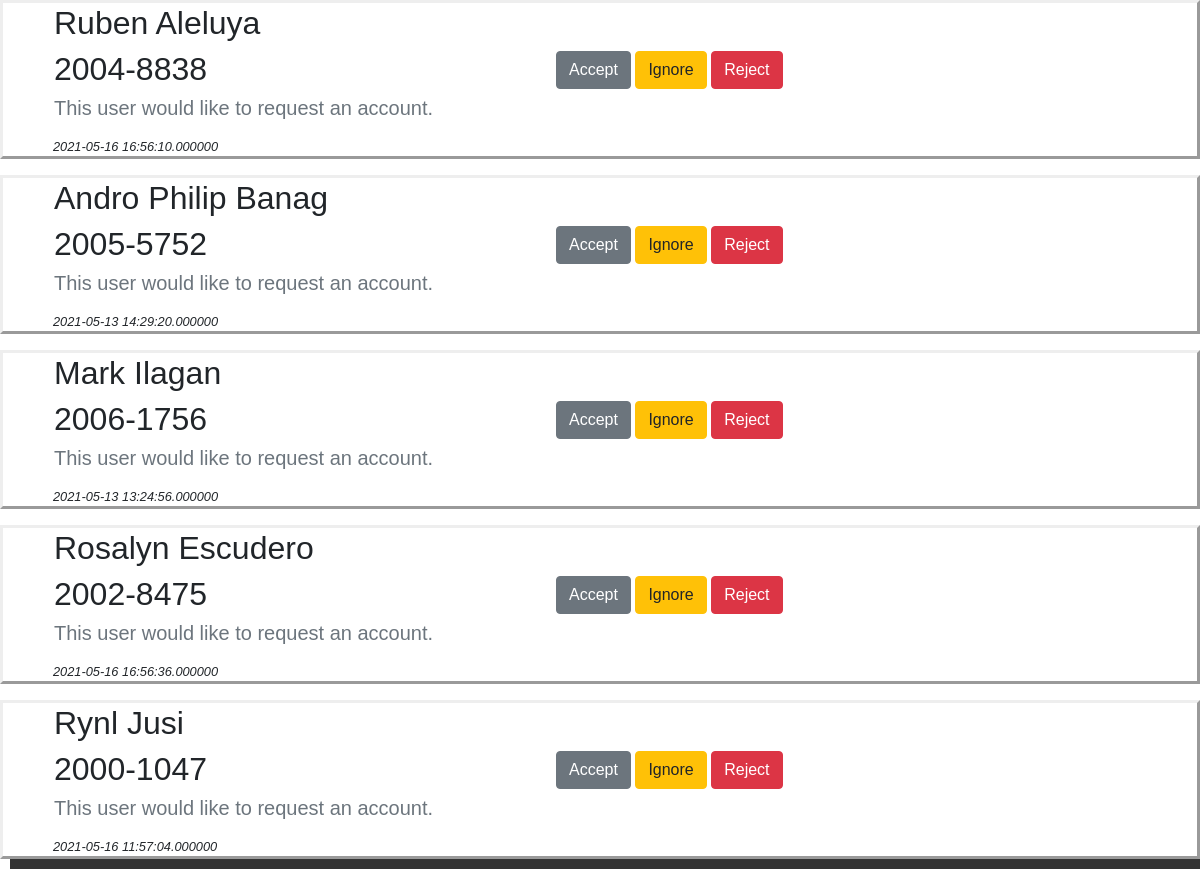
Page /approval.php on the committed database.
### tables this page shows
CREATE TABLE `requests` (
  `id` int(11) NOT NULL,
  `user_year` int(11) NOT NULL,
  `user_id` int(11) NOT NULL,
  `user_gender` varchar(255) NOT NULL,
  `user_first` varchar(255) NOT NULL,
  `user_last` varchar(255) NOT NULL,
  `user_middle` varchar(255) DEFAULT NULL,
  `user_suffix` varchar(255) DEFAULT NULL,
  `user_email` varchar(255) NOT NULL,
  `user_pwd` varchar(255) NOT NULL,
  `user_message` varchar(255) NOT NULL,
  `user_date` datetime(6) NOT NULL,
  `type` varchar(255) NOT NULL
);

### functions.php (called while the page is built, shortened)
<?php
    function performQuery($query){
        $conn = new PDO(DBINFO,DBUSER,DBPASS);
        $stmt = $conn->prepare($query);
        if($stmt->execute()){
            return true;
        }else{
            return false;
        }
    }
    function fetchAll($query){
        $conn = new PDO(DBINFO, DBUSER, DBPASS);
        $stmt = $conn->query($query);
        return $stmt->fetchAll();
    }
?>

### approval.php (the view, shortened to what this page needs)
<?php
      include_once "functions.php";
      include_once "../include/dbh.inc.php";
?>
<link rel="stylesheet" href="https://maxcdn.bootstrapcdn.com/bootstrap/4.0.0/css/bootstrap.min.css">
        <div class="container-approval">
            <?php
                $queryy = "select * from `requests`;";
                $result = mysqli_query($conn, $queryy);
                if(count(fetchAll($queryy))>0){
                  $i=0;
                  while ($row = mysqli_fetch_assoc($result)){
                    $i++;
                        $first = $row['user_first'];
                        $last = $row['user_last'];
                        $query = "select * from `section` WHERE teacher_last='$last' AND teacher_first='$first';";
                        if(performQuery($query)){
                          if (count(fetchAll($query)) == 0) {
                            echo '<div class="element"> <a href="#" class="bx bxs-plus-circle nav__icon" data-toggle="modal" data-target="#myModal'.$i.'"></a>';
                            ?>
                            <table class="app-table">
                              <tr>
                                <td>
                                  <h2 class="jumbotron-heading"><?php echo $row['user_first'], " ", $row['user_last'] ?></h2>
                                  <br>
                                  <h2 class="jumbotron-heading"><?php echo $row['user_year'], "-",$row['user_id'] ?></h2>
                                  <p class="lead text-muted"><?php echo $row['user_message'] ?></p>
                                </td>
                                <td>
                                    <a href="" class="btn btn-secondary my-2">Accept</a>
                                  <a href="../ignore.php?id=<?php echo $row['id'] ?>" class="btn btn-warning my-2">Ignore</a>
                                  <a href="../reject.php?id=<?php echo $row['id'] ?>" class="btn btn-danger my-2">Reject</a>
                                </td>
                              </tr>
                            </table>
                            <small><i><?php echo $row['user_date'] ?></i></small></div>
                            <?php
                          }
                      }
                      else{
                        echo "AHAHAHA";
                      }
                    }
                }
                else{
                    echo "No Pending Requests.";
                }
            ?>
        </div>

### approval.php (style rules this page uses)
.container-approval { box-shadow: 10px 10px #333333; font-family: 'Raleway', sans-serif; margin-bottom: 50px; }
.element { border-style: outset; padding-left: 50px; }
.jumbotron-heading { display: inline-block; width: 500px; }
.app-table { width: 500%: }

### rows in the picture
requests: user_first "Ruben", user_last "Aleluya", user_year "2004", user "8838", user_message "This user would like to request an account.", user_date "2021-05-16 16:56:10.000000"
requests: user_first "Andro Philip", user_last "Banag", user_year "2005", user "5752", user_message "This user would like to request an account.", user_date "2021-05-13 14:29:20.000000"
requests: user_first "Mark", user_last "Ilagan", user_year "2006", user "1756", user_message "This user would like to request an account.", user_date "2021-05-13 13:24:56.000000"
requests: user_first "Rosalyn", user_last "Escudero", user_year "2002", user "8475", user_message "This user would like to request an account.", user_date "2021-05-16 16:56:36.000000"
requests: user_first "Rynl", user_last "Jusi", user_year "2000", user "1047", user_message "This user would like to request an account.", user_date "2021-05-16 11:57:04.000000"
